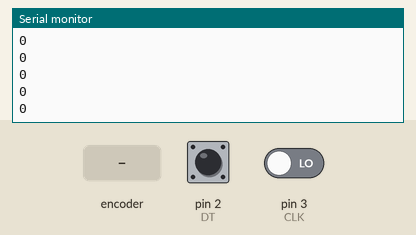
Recording of a sketch running on a simulated Arduino Uno, built with avr-gcc and run on an emulated ATmega328P. Shown: the last lines printed to the serial monitor. Inputs (shaded band) come from the test bench; at power-on: pin 2 (DT) HIGH, pin 3 (CLK) LOW.

Above: at 1.2 s.
1.3 s: rotary encoder on pin 3 (CLK) / pin 2 (DT) turned 1 step (first pin leading)
At 2.1 s:
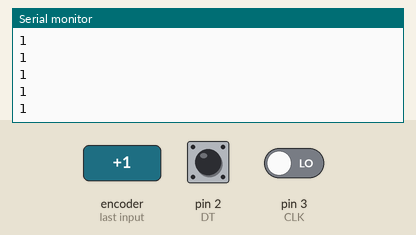
3.0 s: rotary encoder on pin 3 (CLK) / pin 2 (DT) turned 1 step (first pin leading)
At 3.5 s:
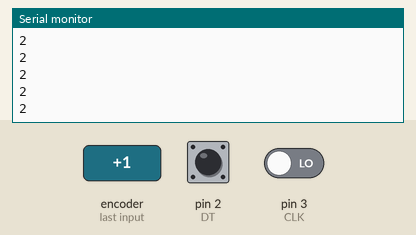
Timing chart, 0 to 6.0 s (numbered marks = the images above; inputs shaded):
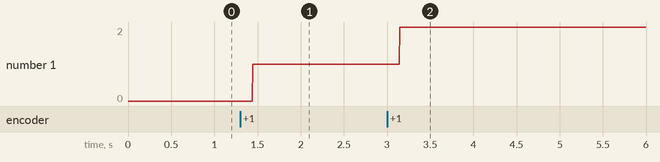

Measured:
- after the input at 1.3 s, the serial monitor: prints a new line after 0.14 s (image 1)
- after the input at 3.0 s, the serial monitor: prints a new line after 0.15 s (image 2)
- plotted number 1: 0 → 1 after the input at 1.3 s, 1 → 2 after the input at 3.0 s

The sketch:

rotary_encoder.ino
```cpp
#define DT 2
#define CLK 3
#define SW 4

void setup(){
  Serial.begin(9600);
  pinMode(DT, INPUT);
  pinMode(CLK, INPUT);
  pinMode(SW, INPUT);
  digitalWrite(DT, INPUT);
}

void loop(){
  int counter;
  byte DialPos;
  byte Last_DialPos;

  counter = 0;

  while(1){
    DialPos = (digitalRead(CLK) << 1) | digitalRead(DT);
    if (DialPos == 3 && Last_DialPos == 1){
      counter--;
    }
    if (DialPos == 3 && Last_DialPos == 2){
      counter++;
    }
    Serial.println(counter);

    //if (!digitalRead(SW))
      //Serial.println("Switch pressed!!");

    Last_DialPos = DialPos;
  }
}
```
